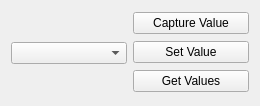
<?xml version="1.0" encoding="UTF-8"?>
<ui version="4.0">
 <class>Widget</class>
 <widget class="QWidget" name="Widget">
  <property name="geometry">
   <rect>
    <x>0</x>
    <y>0</y>
    <width>260</width>
    <height>106</height>
   </rect>
  </property>
  <property name="windowTitle">
   <string>Widget</string>
  </property>
  <layout class="QHBoxLayout" name="horizontalLayout">
   <item>
    <widget class="QComboBox" name="comboBox"/>
   </item>
   <item>
    <layout class="QVBoxLayout" name="verticalLayout">
     <item>
      <widget class="QPushButton" name="captureButton">
       <property name="text">
        <string>Capture Value</string>
       </property>
      </widget>
     </item>
     <item>
      <widget class="QPushButton" name="setButton">
       <property name="text">
        <string>Set Value</string>
       </property>
      </widget>
     </item>
     <item>
      <widget class="QPushButton" name="getButton">
       <property name="text">
        <string>Get Values</string>
       </property>
      </widget>
     </item>
    </layout>
   </item>
  </layout>
 </widget>
 <resources/>
 <connections/>
</ui>
